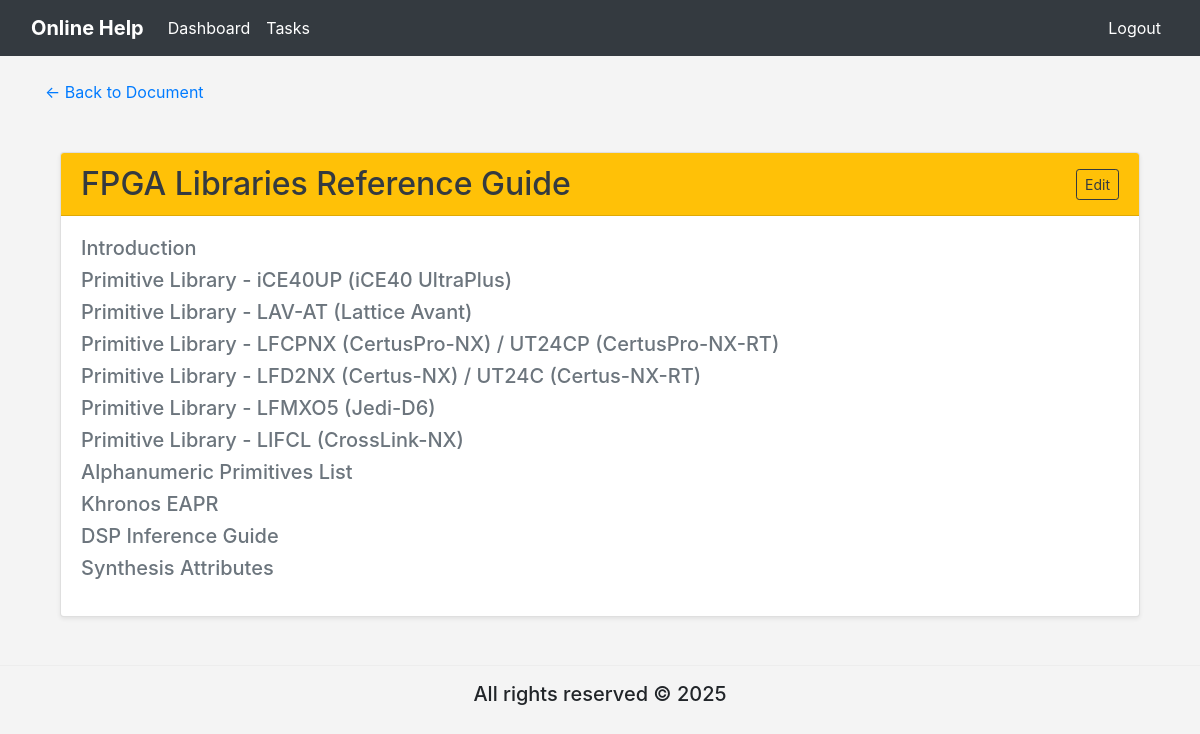
/online_help/tasks_test/per_documentation_test/128/per_section_test/149/ (signed in), run on the app's committed database.
### online_help/models.py (models this page shows, shortened)
class Task(models.Model):
    document = models.ForeignKey(Document, on_delete=models.CASCADE, related_name='tasks')
    section = models.CharField(max_length=255)
    sub_section = models.CharField(max_length=255)
    comments = models.TextField()
    SME = models.CharField(max_length=255, blank=True, null=True)
    color = models.CharField(max_length=50)
    completion = models.CharField(max_length=100, default='0%')
    created_at = models.DateTimeField(auto_now_add=True)
    modified_at = models.DateTimeField(auto_now=True)

### online_help/views.py (the view)
# urls.py: path('tasks_test/per_documentation_test/<int:document_pk>/per_section_test/<int:section_pk>/', views.per_section_test, name='per_section_test'),
@login_required
def per_section_test(request, document_pk, section_pk):
    reference_task = get_object_or_404(Task, pk=section_pk)
    document_name = reference_task.document
    section_name = reference_task.section
    tasks = Task.objects.filter(document=document_name, section=section_name).prefetch_related(
        Prefetch('taskwriter_set', queryset=TaskWriter.objects.select_related('writer'))
    )
    grouped_tasks = defaultdict(lambda: {
        'writers': [],
        'comments': '',
        'color': '',
        'completion': '',
        'id': None,
    })
    for task in tasks:
        key = task.sub_section
        grouped_tasks[key]['id'] = task.id
        grouped_tasks[key]['comments'] = task.comments
        grouped_tasks[key]['color'] = task.color
        grouped_tasks[key]['completion'] = task.completion
        grouped_tasks[key]['writers'].extend([tw.writer.writer_name for tw in task.taskwriter_set.all()])
    for task in grouped_tasks.values():
        task['writers'] = list(set(task['writers']))
    return render(request, 'online_help/per_section_test.html', {
        'document_name': document_name,
        'section_name': section_name,
        'tasks': grouped_tasks.items(),  # key-value pairs: sub_section -> task data
        'document_pk': document_pk,
        'section_pk': section_pk,
    })

### online_help/templates/online_help/per_section_test.html
{% extends "online_help/base.html" %}
{% block content %}
{% load static %}
<link rel="stylesheet" href="{% static 'css/per_section.css' %}">
<link rel="stylesheet" href="https://stackpath.bootstrapcdn.com/bootstrap/4.5.2/css/bootstrap.min.css">
<p><a href="{% url 'online_help:per_documentation_test' document_pk=document_pk %}">← Back to Document</a></p>
<div class="container mt-5">
    <div class="card shadow-sm">
        <div class="card-header bg-warning text-dark d-flex justify-content-between align-items-center">
            <h2 class="mb-0">{{ section_name }}</h2>
            <a href="{% url 'online_help:per_section_edit_test' section_pk=section_pk %}" class="btn btn-outline-dark btn-sm">Edit</a>
        </div>
        <div class="card-body">
            <div class="mb-3">
                {% if tasks %}
                    {% for sub_section, task in tasks %}
                        <div>
                            <h5 class="text-muted">
                                <a href="{% url 'online_help:per_subsection_task_test' document_pk=document_pk section_pk=section_pk subsection_pk=task.id %}" class="hover-link text-muted">
                                    {{ sub_section }}
                                </a>
                            </h5>
                        </div>
                    {% endfor %}
                {% else %}
                    <p class="text-muted">No tasks found for this section.</p>
                {% endif %}
            </div>
        </div>
    </div>
</div>
{% endblock %}

### online_help/static/css/base.css (style rules this page uses)
body { background-color: #f4f4f4 !important; font-family: Arial, sans-serif; }

### online_help/static/css/per_section.css (style rules this page uses)
.hover-link { color: inherit; text-decoration: none; }

### data on the page
Task: section "FPGA Libraries Reference Guide", tasks "Introduction"
Task: tasks "Primitive Library - iCE40UP (iCE40 UltraPlus)"
Task: tasks "Primitive Library - LAV-AT (Lattice Avant)"
Task: tasks "Primitive Library - LFCPNX (CertusPro-NX) / UT24CP (CertusPro-NX-RT)"
Task: tasks "Primitive Library - LFD2NX (Certus-NX) / UT24C (Certus-NX-RT)"
Task: tasks "Primitive Library - LFMXO5 (Jedi-D6)"
Task: tasks "Primitive Library - LIFCL (CrossLink-NX)"
Task: tasks "Alphanumeric Primitives List"
Task: tasks "Khronos EAPR"
Task: tasks "DSP Inference Guide"
Task: tasks "Synthesis Attributes"
